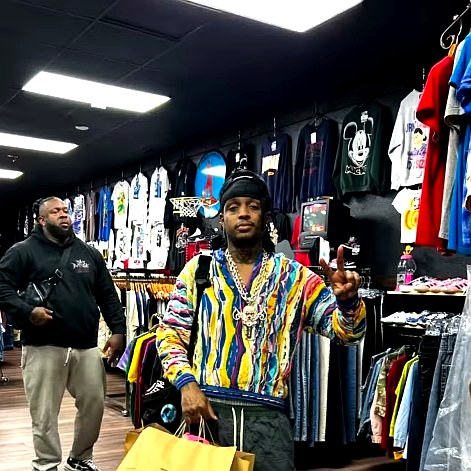
#> input picture images/customers/customer-01.jpg, 471 x 471 px; its folder holds only this picture in this run
$ python enhance-customers.py
#> lines starting #> are read from the running program, lines starting #| are printed output that depends on the picture
"""
Enhance customer slideshow photos.

What it does:
  1. Backs up originals to images/customers/_originals/ (first run only)
  2. Auto-orients (fixes EXIF rotation)
  3. Crops to square (centered, slightly top-biased to keep faces in frame)
  4. Resizes to 1080x1080 (retina-quality for the 640px slideshow display)
  5. Applies gentle enhancement: contrast, sharpness, slight color boost
  6. Saves as high-quality JPEG (quality 88, optimized) - typically ~80% smaller
  7. Keeps the original .png filename pattern by saving as .jpg alongside

Run:  python enhance-customers.py
"""

from PIL import Image, ImageEnhance, ImageOps
import os
import shutil
import sys

SRC_DIR    = "images/customers"
BACKUP_DIR = "images/customers/_originals"
TARGET_PX  = 1080
QUALITY    = 88

# Enhancement strengths
BRIGHTNESS = 1.04
CONTRAST   = 1.10
COLOR      = 1.08
SHARPNESS  = 1.35


def smart_square_crop(img):
    """Crop to square, centered horizontally, biased slightly toward the top
    to keep faces in frame (typical portrait composition)."""
    w, h = img.size
    if w == h:
        return img
    if w > h:
        # Landscape -> crop sides
        left = (w - h) // 2
        return img.crop((left, 0, left + h, h))
    # Portrait -> crop top/bottom, but keep more of the top (faces)
    top_bias = 0.35  # 0 = pure top, 0.5 = center, 1.0 = pure bottom
    top = int((h - w) * top_bias)
    return img.crop((0, top, w, top + w))


def enhance_one(src_path, out_path):
    img = Image.open(src_path)
    img = ImageOps.exif_transpose(img)
    if img.mode != "RGB":
        img = img.convert("RGB")

    # Square crop
    img = smart_square_crop(img)

    # Resize
    if img.size[0] > TARGET_PX:
        img = img.resize((TARGET_PX, TARGET_PX), Image.LANCZOS)

    # Enhance
    img = ImageEnhance.Brightness(img).enhance(BRIGHTNESS)
    img = ImageEnhance.Contrast(img).enhance(CONTRAST)
    img = ImageEnhance.Color(img).enhance(COLOR)
    img = ImageEnhance.Sharpness(img).enhance(SHARPNESS)

    img.save(out_path, "JPEG", quality=QUALITY, optimize=True, progressive=True)
    return os.path.getsize(out_path)


def main():
    if not os.path.isdir(SRC_DIR):
        print(f"ERR: {SRC_DIR} not found")
        sys.exit(1)

    # Find customer photos
    files = sorted(
        f for f in os.listdir(SRC_DIR)
        if f.lower().startswith("customer-") and f.lower().endswith((".png", ".jpg", ".jpeg"))
        and not f.lower().endswith(".jpg.bak")
    )

    if not files:
        print("No customer-XX.* files found.")
        sys.exit(0)

    # Back up originals
    os.makedirs(BACKUP_DIR, exist_ok=True)
    backed_up = 0
    for f in files:
        src = os.path.join(SRC_DIR, f)
        dst = os.path.join(BACKUP_DIR, f)
        if not os.path.exists(dst):
            shutil.copy2(src, dst)
            backed_up += 1
    if backed_up:
        print(f"BACKUP: Saved {backed_up} originals to {BACKUP_DIR}")
    else:
        print(f"BACKUP: Originals already saved in {BACKUP_DIR}")

    # Enhance each
    total_before = 0
    total_after  = 0
    processed    = 0
    failed       = []

    for f in files:
        src       = os.path.join(SRC_DIR, f)
        base, _   = os.path.splitext(f)
        out_path  = os.path.join(SRC_DIR, base + ".jpg")
        before    = os.path.getsize(src)
        try:
            after = enhance_one(src, out_path)
#> in enhance_one, img is the input picture: PIL image 471x471 RGB; mean R, G, B 81.5, 79.1, 76.4
#> in enhance_one, `img = ImageEnhance.Contrast(img).enhance(CONTRAST)`:
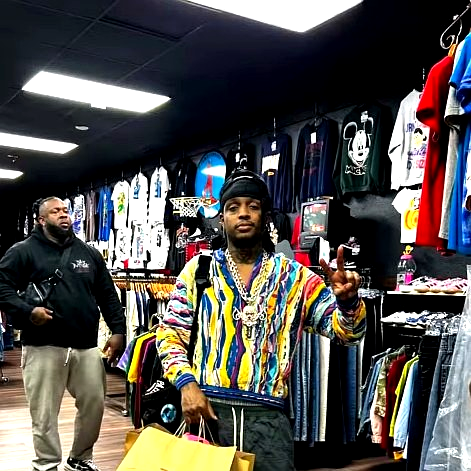
#> img: PIL image 471x471 RGB; mean R, G, B 82.8, 80.4, 77.5
            # If original was PNG, delete it now that .jpg replaces it
            if f.lower().endswith(".png") and out_path.lower() != src.lower():
                os.remove(src)
            total_before += before
            total_after  += after
            processed    += 1
            saved_pct = (1 - after / before) * 100 if before else 0
            print(f"OK  {base}.jpg  {before//1024} KB -> {after//1024} KB  (-{saved_pct:.0f}%)")
        except Exception as e:
            failed.append((f, str(e)))
            print(f"ERR {f}: {e}")

    print("")
    print("=" * 50)
    print(f"Enhanced: {processed} / {len(files)}")
    if total_before:
        savings = (1 - total_after / total_before) * 100
        print(f"Total size: {total_before//1024} KB -> {total_after//1024} KB  (-{savings:.0f}%)")
    if failed:
        print(f"Failed: {len(failed)}")
        for f, err in failed:
            print(f"  - {f}: {err}")


if __name__ == "__main__":
    main()

$ run again, on images/customers/customer-06.jpg
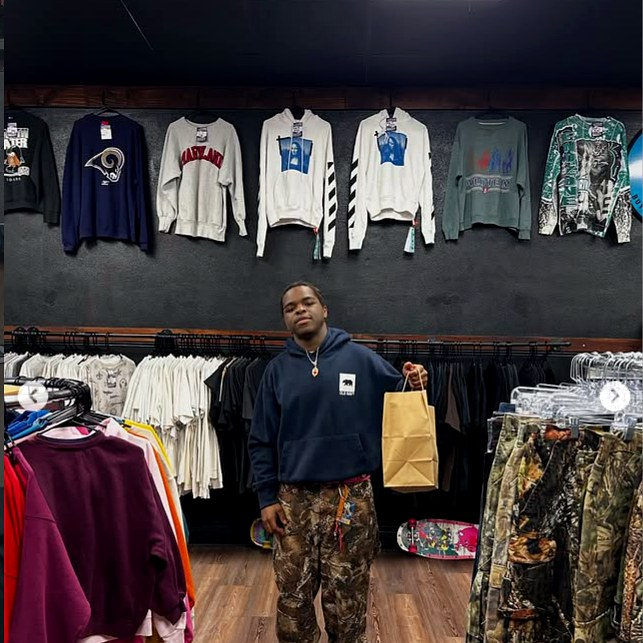
#> input picture images/customers/customer-06.jpg, 643 x 643 px
#> in enhance_one, img is the input picture: PIL image 643x643 RGB; mean R, G, B 68.5, 60.2, 61.7
#> in enhance_one, `img = ImageEnhance.Contrast(img).enhance(CONTRAST)`:
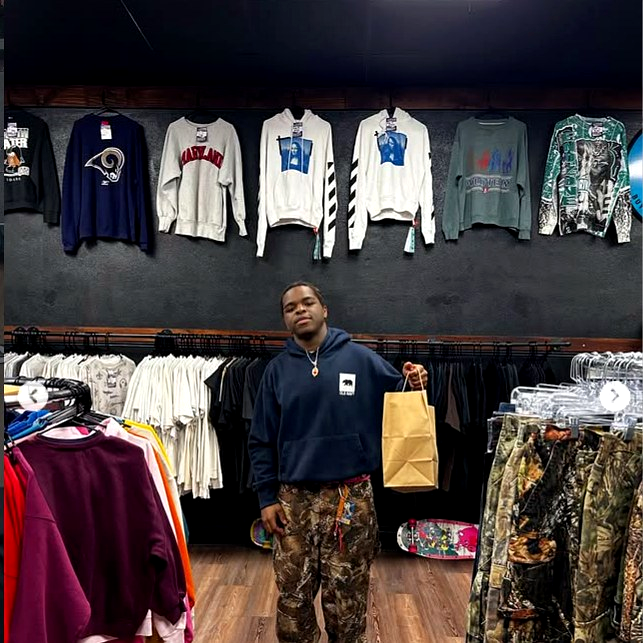
#> img: PIL image 643x643 RGB; mean R, G, B 71.3, 62, 63.3

$ run again, on images/customers/customer-07.jpg
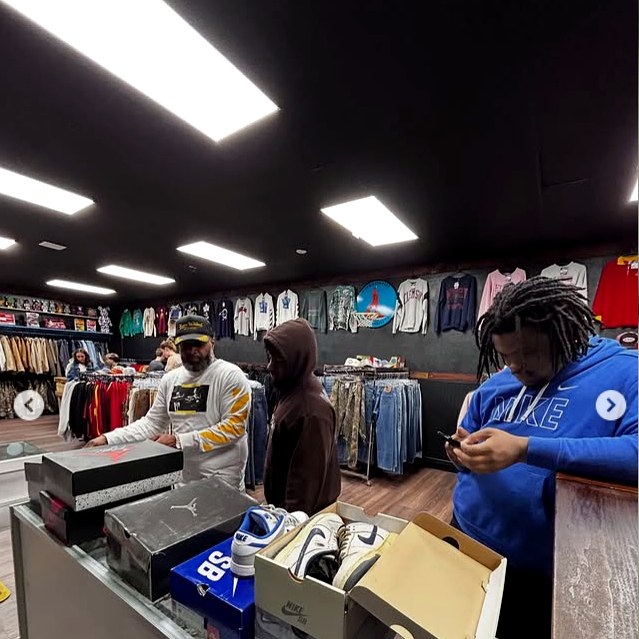
#> input picture images/customers/customer-07.jpg, 639 x 639 px
#> in enhance_one, img is the input picture: PIL image 639x639 RGB; mean R, G, B 79.2, 72.8, 76.6
#> in enhance_one, `img = ImageEnhance.Contrast(img).enhance(CONTRAST)`:
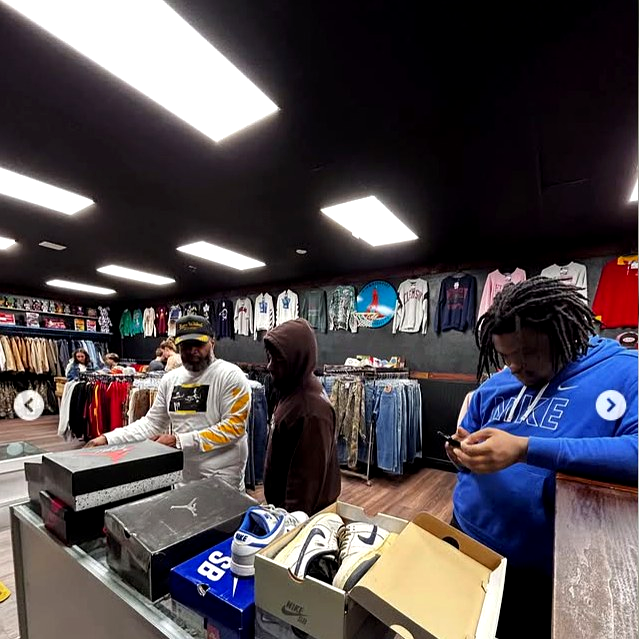
#> img: PIL image 639x639 RGB; mean R, G, B 80.6, 73.7, 77.7

$ run again, on images/customers/customer-08.jpg
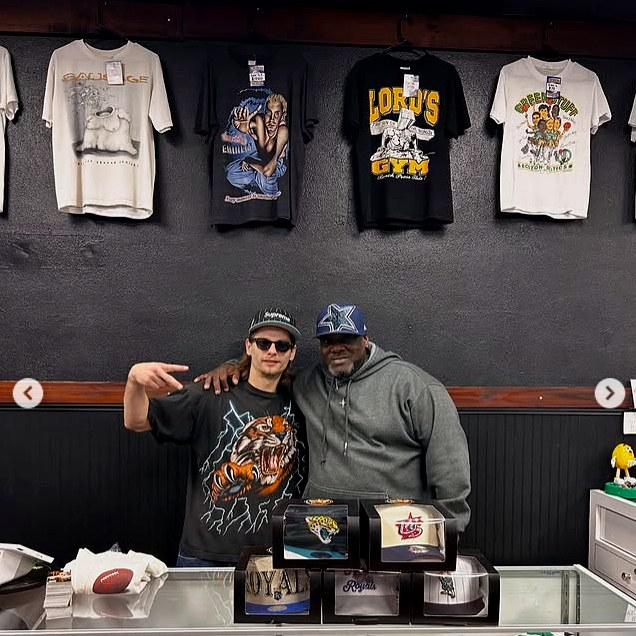
#> input picture images/customers/customer-08.jpg, 636 x 636 px
#> in enhance_one, img is the input picture: PIL image 636x636 RGB; mean R, G, B 78.6, 71.8, 70.9
#> in enhance_one, `img = ImageEnhance.Contrast(img).enhance(CONTRAST)`:
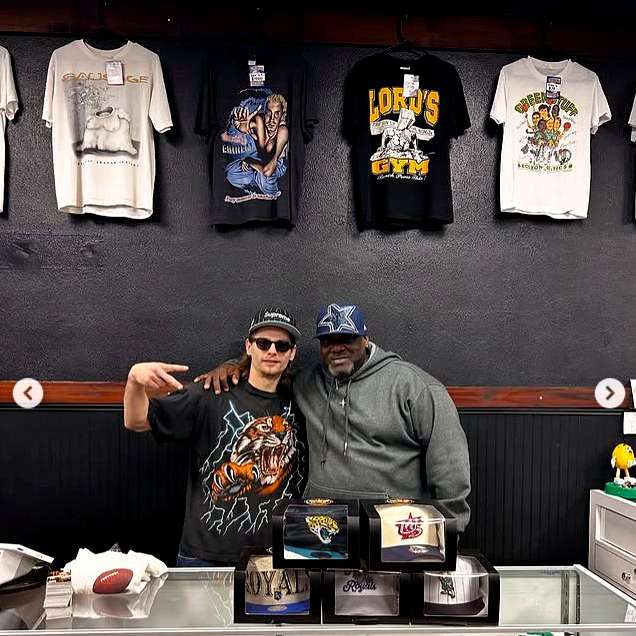
#> img: PIL image 636x636 RGB; mean R, G, B 81.5, 74.2, 72.9

$ run again, on images/customers/customer-03.jpg
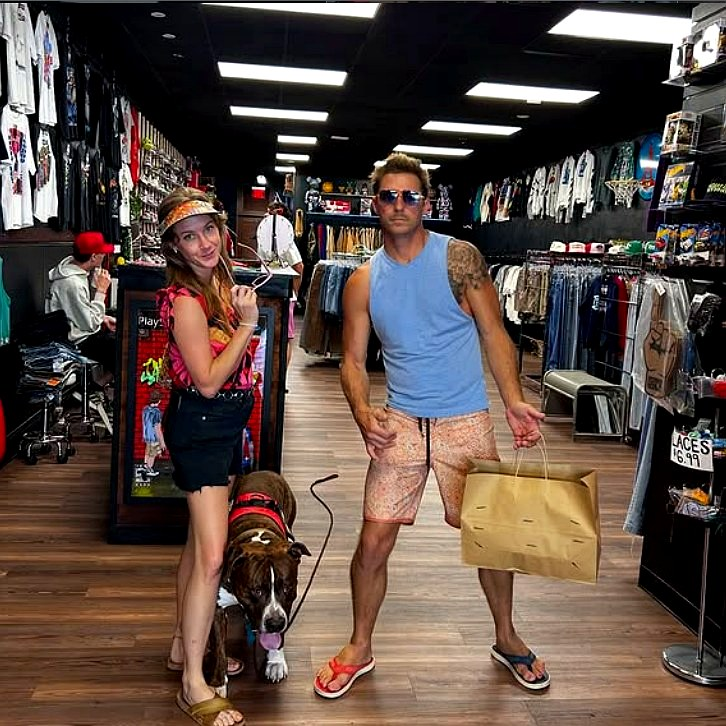
#> input picture images/customers/customer-03.jpg, 726 x 726 px
#> in enhance_one, img is the input picture: PIL image 726x726 RGB; mean R, G, B 91.5, 75.3, 67.5
#> in enhance_one, `img = ImageEnhance.Contrast(img).enhance(CONTRAST)`:
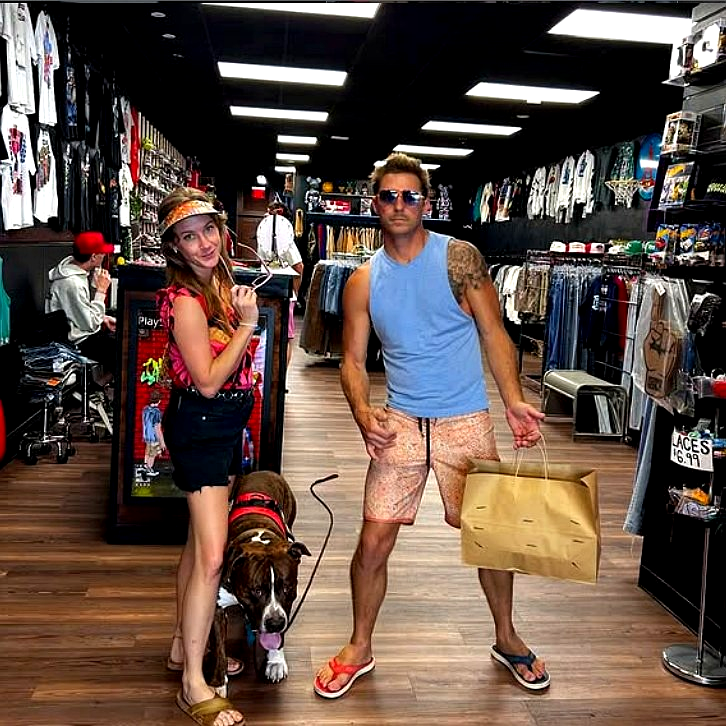
#> img: PIL image 726x726 RGB; mean R, G, B 96.1, 77.9, 68.8
